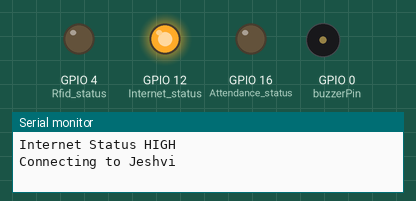
A sketch run on a simulated ESP8266 (NodeMCU). Parts: output pins drawn as LEDs (lit = HIGH), buzzer (waves = sounding), the last lines printed to the serial monitor. WiFi joins after 1.5 s; servers stay silent unless stated; uploads are accepted with an empty reply; pins used as bus, display or sensor lines are not drawn.

Above: at 1.1 s.
At 1.8 s:
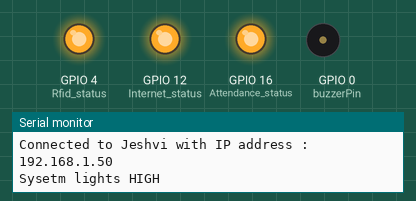
At 3.5 s:
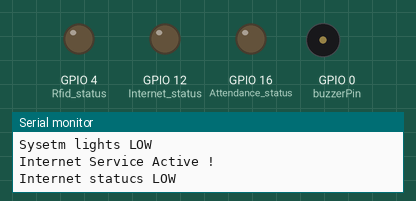
At 6.5 s:
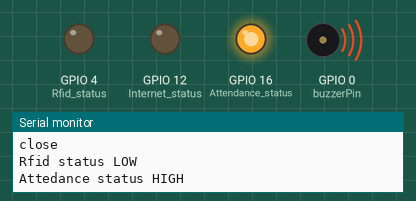
At 10.0 s:
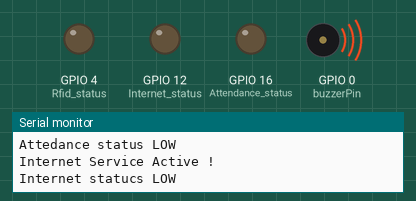
Timing chart, 0 to 11.5 s (numbered marks = the images above):
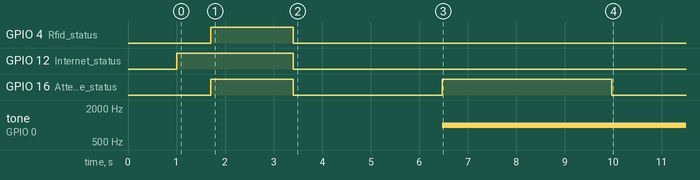

Measured:
- by itself, GPIO 16 (Attendance_status): HIGH → LOW at 3.4 s, → HIGH 3.1 s later, → LOW 3.5 s later
- by itself, tone on GPIO 0 (buzzerPin): silent → 1000 Hz at 6.5 s

The sketch:

SEMI_FINAL_CODE_HR_03_05_2022.ino
```cpp
#include <ESP8266WiFi.h>
#include <WiFiClientSecure.h>


//const char* fingerprint = "f31bb747295939c1917db461da4dec0d8ce1e7c1";

bool temp=true;

//String cardID = "59 8D 64 D5";
String cardID = "73 7E 8E 02";
String url = "/api/add/40kbno9qesgzah1k5reiznwtr9yco2vlfgzw9nu5";
const char* host = "killing-winters.000webhostapp.com";
const int httpsPort = 443;

WiFiClientSecure client; // Use WiFiClientSecure class to create TLS connection


char WIFI_SSID[3][30]={"Jeshvi","SkyBit","winter_stark"};
char WIFI_PASSWORD[3][30]={"Winterisgreat97","Mahakal@103","12345678#"};
char connection_req_ssid[30];
int connection_index = 0;

#define Rfid_status 4 // indicates whether RFID reader read the tag
#define Internet_status 12 // indicates intertnet connection  online/offline status
#define Attendance_status 16 // indicates Attedance taken status
#define buzzerPin 0 // indicates Buzzer pin

// 0 2 4 12 16 GPIO free pins

bool establish_secure_connection(unsigned long int baud_rate,String Ssid,String Password)
{
   //System Lights configuration

   pinMode(Internet_status,OUTPUT);
   pinMode(Attendance_status,OUTPUT);
   pinMode(Rfid_status,OUTPUT);
   pinMode(buzzerPin,OUTPUT);

  int counter = 1,i=0;
  bool connection_flag=true;
  char connection_req_ssid[30];

  Serial.begin(baud_rate);
  WiFi.begin(Ssid,Password);


  delay(1000);

  digitalWrite(Internet_status,HIGH);
  Serial.println();
  Serial.println("Internet Status HIGH");

  Serial.println();
  Serial.printf("Connecting to %s ",WIFI_SSID[connection_index]);

  while(WiFi.status() != WL_CONNECTED)
  {
    delay(500);
    Serial.print(".");
    counter = counter + 1;
    if(counter>30)
    {
      connection_flag=false;
      break;
    }
    connection_flag=true;
  }

  if(connection_flag==true)
  {
     delay(200);
     Serial.println();
     Serial.printf("Connected to %s with IP address : ",WIFI_SSID[connection_index]);
     Serial.print(WiFi.localIP());

     digitalWrite(Internet_status,HIGH);
     digitalWrite(Attendance_status,HIGH);
     digitalWrite(Rfid_status,HIGH);
     digitalWrite(buzzerPin,HIGH);

     Serial.println();
     Serial.println("Sysetm lights HIGH");

     delay(1500);

     client.setInsecure(); //making connection Insecure to send data on api

     Serial.print("Connecting to Api : ");
     Serial.print(host);
     Serial.println(url);

     if(client.connect(host, httpsPort))
     {
     Serial.println("Connection Succeeded to Api !");
     }
     else
     {
      Serial.println("Connection Failed to Api !");
     }


     digitalWrite(Internet_status,LOW);
     digitalWrite(Attendance_status,LOW);
     digitalWrite(Rfid_status,LOW);
     digitalWrite(buzzerPin,LOW);
     Serial.println("Sysetm lights LOW");


  }
  else
  {
      delay(200);
      Serial.println();
      Serial.printf("Failed to connect : %s",WIFI_SSID[connection_index]);
      delay(200);
      digitalWrite(Internet_status,HIGH);
      Serial.println("Internet statucs HIGH");

      tone(buzzerPin,1000); // here we need to set different sound because it is tring to reconnect
      delay(3000);
      noTone(buzzerPin);

      if(connection_index<2)
      {
        i=0;
        while(WIFI_SSID[connection_index+1][i]!='\0')
        {
          connection_req_ssid[i]=WIFI_SSID[connection_index+1][i];
          i++;
        }

         connection_req_ssid[i] ='\0';
      }
      else
      {
        i=0;
        while(WIFI_SSID[0][i]!='\0')
        {
          connection_req_ssid[i]=WIFI_SSID[0][i];
          i++;
        }

         connection_req_ssid[i] ='\0';

       }

     delay(500);
     Serial.println();
     Serial.printf("Trying to connect :%s",connection_req_ssid);
     delay(500); // necessary to write here otherwise not work because below return execute faster
  }

 return (connection_flag);
}

void setup()
{
  while(!establish_secure_connection(115200,WIFI_SSID[connection_index],WIFI_PASSWORD[connection_index]))
  {

     if(connection_index<2)
      {
      connection_index = connection_index + 1;
      }
      else
      {
        connection_index = 0;
      }
  }
}

void loop()
{

   while(WiFi.status()==WL_CONNECTED)
   {
     Serial.println();
     Serial.println("Internet Service Active !");
     Serial.println("Internet statucs LOW");
     delay(2000); // need to remove
      /* TEAM D code : parth + harshil */

     if(temp==true)
     {

      String line = "";

     //if(client.verify(fingerprint,host))
     //{
         //Serial.println();
         //Serial.println("API Authentication Status : Successful");

         client.print(String("POST ") + url + " HTTP/1.1\r\n" +
         "Host: " + host + "\r\n" +
         "User-Agent: JAMES 4.0\r\n" +
         "Content-length: 22\r\n"
         "Content-Type: application/json\r\n" +
         "Connection: close\r\n\r\n" +
         "{\"data\":\""+cardID+"\"}"
         );


        line = client.readString();
        //Serial.println("Server Response : " + line);  //HTTP/1.1 200 OK ..... { name : "firstname lastname"}


//         while(client.connected())
//         {
//            // we can remove extra information (it is just HTTP 1.0 . 200 OK Reponse) we are doing deletion of that
//            line = client.readStringUntil('\n');
//            if(line=="\r")
//            {
//            Serial.print("headers received : ");  //NEED TO REMOVE
//            Serial.println("Data in header : " + line);
//            break;
//            }
//          }

         if(line.startsWith("HTTP/1.1 200 OK"))
         {
               line = line.substring(line.lastIndexOf(':')+2,line.lastIndexOf('"'));
               Serial.println(line);  // here name of user will come we need to print it in display
               digitalWrite(Rfid_status,LOW);
               Serial.println("Rfid status LOW");
               digitalWrite(Attendance_status,HIGH);
               Serial.println("Attedance status HIGH");

               tone(buzzerPin,1000);  // attedance fill up sound
               delay(2000);
               noTone(buzzerPin);
         }
         else
         {
               Serial.println("Invalid ID !");  // here name of user will come we need to print it in display

               tone(buzzerPin,1000);  // invalid ID sound
               delay(2000);
               noTone(buzzerPin);
         }

          delay(1500);
          digitalWrite(Attendance_status,LOW);
          Serial.println("Attedance status LOW");

        temp=false; // need to remove
     // }
     //else
     //{
     //Serial.println();
     // Serial.println("API Authentication Status : Failed");
     // }


    }

     /* code application here TEAM A */

   }

    delay(500);
    digitalWrite(Internet_status,HIGH);
    Serial.println();
    Serial.println("Internet status HIGH");
    Serial.println("Internet Service Down !");
    tone(buzzerPin,1000); // here we need to set different sound because in between service down
    delay(3000);
    noTone(buzzerPin);

    delay(200);
    Serial.println();
    Serial.println("Connection lost trying to reconnect...");

    delay(200);

   if(WiFi.status()== WL_DISCONNECTED)
   {

      while(!establish_secure_connection(115200,WIFI_SSID[connection_index],WIFI_PASSWORD[connection_index]))
      {
        if(connection_index<2)
        {
        connection_index =  connection_index + 1;
        }
        else
        {
        connection_index = 0;
        }
      }
   }

}
```
